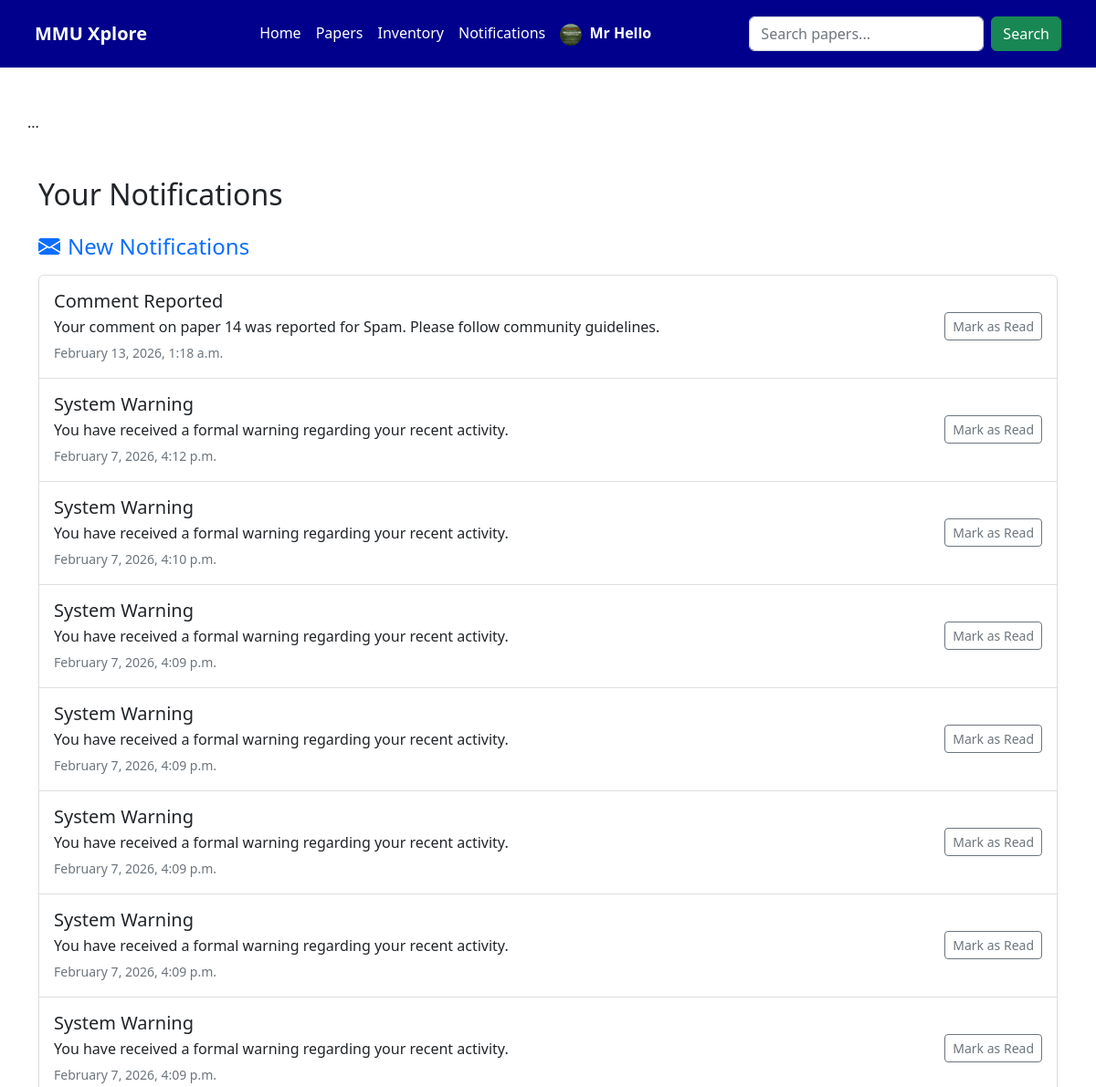
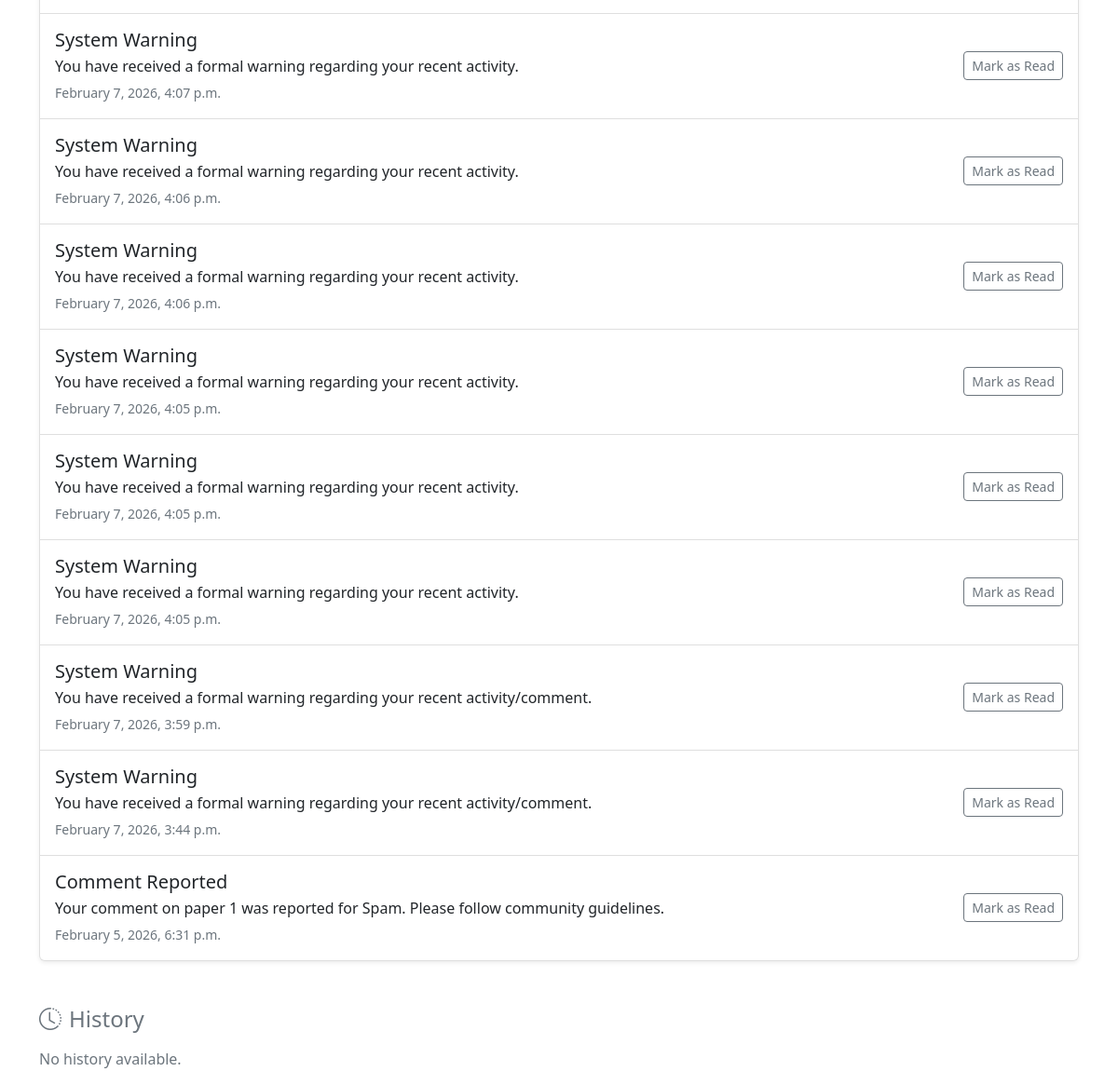
Screenshot of /notifications_page/ (signed in) with the database file from the repository (2 pictures, top to bottom).
### myapp/models.py (models this page shows, shortened)
class User(models.Model):
     user_id = models.AutoField(primary_key=True)
     fullname = models.CharField(max_length=150 , default='unknown' , blank=True)
     university_id = models.CharField(max_length=50, unique=True , default='0000')
     email = models.EmailField(unique=True , default='unknown@example.com')
     password = models.CharField(max_length=250 , default='password')
     role = models.CharField(max_length=50, default='student')
     avatar = models.FileField(upload_to='profile/', blank=True, null=True)
     date_joined = models.DateTimeField(auto_now_add=True )

class Notification(models.Model):
    notify_id = models.AutoField(primary_key=True)
    user_id = models.ForeignKey(User, on_delete=models.CASCADE, related_name='notifications') #recipient id
    notify_title = models.CharField(max_length=100)
    notify_message = models.TextField()
    created_at = models.DateTimeField(auto_now_add=True)
    sender_id = models.ForeignKey(User, on_delete=models.CASCADE, blank=True, null=True)

### myapp/views.py (the view)
# urls.py: path('notifications_page/', views.notification_page, name='notification_page'),
def notification_page(request):
    user_name = request.session.get('user_name', 'Guest')
    user_id = request.session.get('user_id')
    read_ids = request.session.get('read_notifications', [])
    unread_notifications = []
    read_notifications = []
    if user_id:
        all_notifications = Notification.objects.filter(user_id_id=user_id).order_by('-created_at')
        unread_notifications = [n for n in all_notifications if n.notify_id not in read_ids]
        read_notifications = [n for n in all_notifications if n.notify_id in read_ids]
    return render(request, 'notification_page.html', {
        'user_name': user_name,
        'unread_notifications': unread_notifications,
        'read_notifications': read_notifications,
        'user_id': user_id
    })

### myapp/templates/notification_page.html (shortened to what this page needs)
<!DOCTYPE html>
<html lang="en">
<head>
    <link href="https://cdn.jsdelivr.net/npm/bootstrap@5.2.3/dist/css/bootstrap.min.css" rel="stylesheet"
>
    <link rel="stylesheet" href="https://cdn.jsdelivr.net/npm/bootstrap-icons@1.11.1/font/bootstrap-icons.css">
</head>
<body>
    {% if user_name == 'Guest' %}
      {% include 'components/guest_navbar.html' %}
    {% elif role == 'admin' %}
      {% include 'components/admin_navbar.html' %}
    {% elif role == 'researcher' %}
      {% include 'components/researcher_navbar.html' %}
    {% elif role == 'program_coordinator' %}
      {% include 'components/coordinator_navbar.html' %}
    {% else %}
      {% include 'components/student_navbar.html' %}
    {% endif %}
    <div class="container mt-5">
        <h2 class="mb-4">Your Notifications</h2>
        <h4 class="text-primary mb-3"><i class="bi bi-envelope-fill me-2"></i>New Notifications</h4>
        {% if unread_notifications %}
        <div class="list-group mb-5 shadow-sm">
            {% for notification in unread_notifications %}
            <div class="list-group-item d-flex justify-content-between align-items-center p-3">
                <div>
                    <h5 class="mb-1">{{ notification.notify_title }}</h5>
                    <p class="mb-1">{{ notification.notify_message }}</p>
                    <small class="text-muted">{{ notification.created_at|date:"F j, Y, g:i a" }}</small>
                </div>
                <a href="{% url 'mark_notification_read' notification.notify_id %}"
                    class="btn btn-outline-secondary btn-sm">Mark as Read</a>
            </div>
            {% endfor %}
        </div>
        {% else %}
        <div class="alert alert-light text-center mb-5" role="alert">
            No new notifications.
        </div>
        {% endif %}
        <h4 class="text-secondary mb-3"><i class="bi bi-clock-history me-2"></i>History</h4>
        {% if read_notifications %}
        <div class="list-group mb-5">
            {% for notification in read_notifications %}
            <div class="list-group-item d-flex justify-content-between align-items-center p-3 bg-light text-muted">
                <div>
                    <h6 class="mb-1">{{ notification.notify_title }}</h6>
                    <p class="mb-1 small">{{ notification.notify_message }}</p>
                    <small>{{ notification.created_at|date:"F j, Y, g:i a" }}</small>
                </div>
            </div>
            {% endfor %}
        </div>
        {% else %}
        <p class="text-muted">No history available.</p>
        {% endif %}
    </div>
</body>
</html>

### myapp/templates/components/student_navbar.html (shortened to what this page needs)
<link rel="stylesheet" href="https://cdn.jsdelivr.net/npm/bootstrap-icons@1.11.1/font/bootstrap-icons.css">
<nav class="navbar navbar-expand-lg" style="background-color: rgb(0, 0, 141);">
    <div class="container p-2">
        <a class="navbar-brand fw-bold text-white" href="/">MMU Xplore</a>
        <div class="collapse navbar-collapse" id="navbarContent">
            <ul class="navbar-nav mx-auto mb-2 mb-lg-0">
                <li class="nav-item">
                    <a class="nav-link text-white" href="/">Home</a>
                </li>
                {% if user_name != 'Guest' %}
                <li class="nav-item">
                    <a class="nav-link text-white" href="/researchpaper">Papers</a>
                </li>
                <li class="nav-item">
                    <a class="nav-link text-white" href="/inventory_page">Inventory</a>
                </li>
                <li class="nav-item">
                    <a class="nav-link text-white" href="{% url 'notification_page' %}">Notifications</a>
                </li>
                {% endif %}
                <li class="nav-item">
                    {% if user_name != 'Guest' %}
                        <a class="nav-link text-white fw-semibold" href="#" data-bs-toggle="modal" data-bs-target="#profileModal">
                            {% if user and user.avatar %}
                                <img src="{{ user.avatar.url }}" alt="Avatar" class="rounded-circle me-1" style="width: 24px; height: 24px; object-fit: cover;">
                            {% else %}
                                <i class="bi bi-person-circle me-1"></i>
                            {% endif %}
                            {{ user_name }}
                        </a>
                    {% else %}
                        <a class="nav-link text-white" href="/signup">Sign Up</a>
                    {% endif %}
                </li>
            </ul>
            <form class="d-flex" method="GET" action="{% url 'search_paper' %}">
                <input class="form-control me-2" type="search" name="search_query"
                       value="{{ search_query|default:'' }}" placeholder="Search papers..." aria-label="Search">
                <button class="btn btn-success" type="submit">Search</button>
            </form>
        </div>
    </div>
</nav>
<div class="container mt-5">
    <div class="row">
        ...
    </div>
</div>

### rows the page displays
User: avatar (picture), fullname "Mr Hello"
Notification: notify_title "Comment Reported", notify_message "Your comment on paper 14 was reported for Spam. Please follow community guidelines.", created_at "February 13, 2026, 1:18 a.m."
Notification: notify_title "System Warning", notify_message "You have received a formal warning regarding your recent activity.", created_at "February 7, 2026, 4:12 p.m."
Notification: notify_title "System Warning", notify_message "You have received a formal warning regarding your recent activity.", created_at "February 7, 2026, 4:10 p.m."
Notification: notify_title "System Warning", notify_message "You have received a formal warning regarding your recent activity.", created_at "February 7, 2026, 4:09 p.m."
Notification: notify_title "System Warning", notify_message "You have received a formal warning regarding your recent activity.", created_at "February 7, 2026, 4:09 p.m."
Notification: notify_title "System Warning", notify_message "You have received a formal warning regarding your recent activity.", created_at "February 7, 2026, 4:09 p.m."
Notification: notify_title "System Warning", notify_message "You have received a formal warning regarding your recent activity.", created_at "February 7, 2026, 4:09 p.m."
Notification: notify_title "System Warning", notify_message "You have received a formal warning regarding your recent activity.", created_at "February 7, 2026, 4:09 p.m."
Notification: notify_title "System Warning", notify_message "You have received a formal warning regarding your recent activity.", created_at "February 7, 2026, 4:07 p.m."
Notification: notify_title "System Warning", notify_message "You have received a formal warning regarding your recent activity.", created_at "February 7, 2026, 4:06 p.m."
Notification: notify_title "System Warning", notify_message "You have received a formal warning regarding your recent activity.", created_at "February 7, 2026, 4:06 p.m."
Notification: notify_title "System Warning", notify_message "You have received a formal warning regarding your recent activity.", created_at "February 7, 2026, 4:05 p.m."
Notification: notify_title "System Warning", notify_message "You have received a formal warning regarding your recent activity.", created_at "February 7, 2026, 4:05 p.m."
Notification: notify_title "System Warning", notify_message "You have received a formal warning regarding your recent activity.", created_at "February 7, 2026, 4:05 p.m."
Notification: notify_title "System Warning", notify_message "You have received a formal warning regarding your recent activity/comment.", created_at "February 7, 2026, 3:59 p.m."
Notification: notify_title "System Warning", notify_message "You have received a formal warning regarding your recent activity/comment.", created_at "February 7, 2026, 3:44 p.m."
Notification: notify_title "Comment Reported", notify_message "Your comment on paper 1 was reported for Spam. Please follow community guidelines.", created_at "February 5, 2026, 6:31 p.m."
